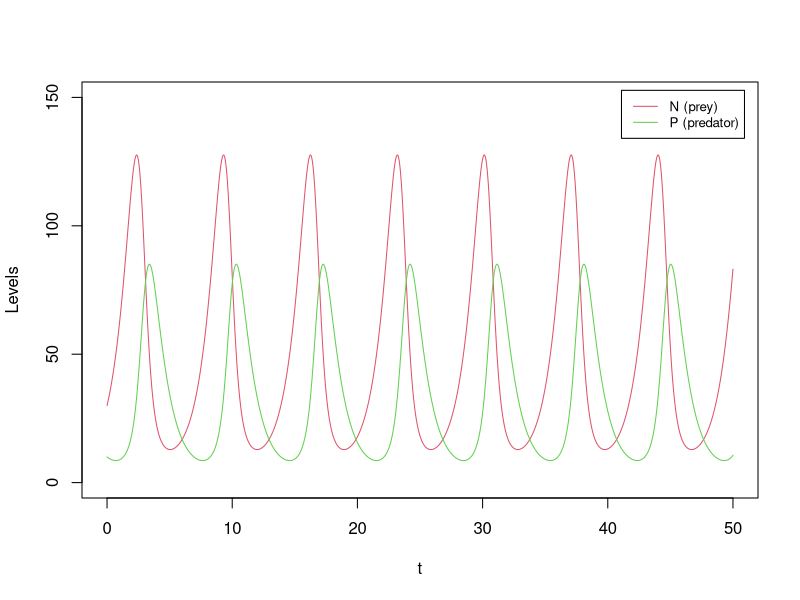
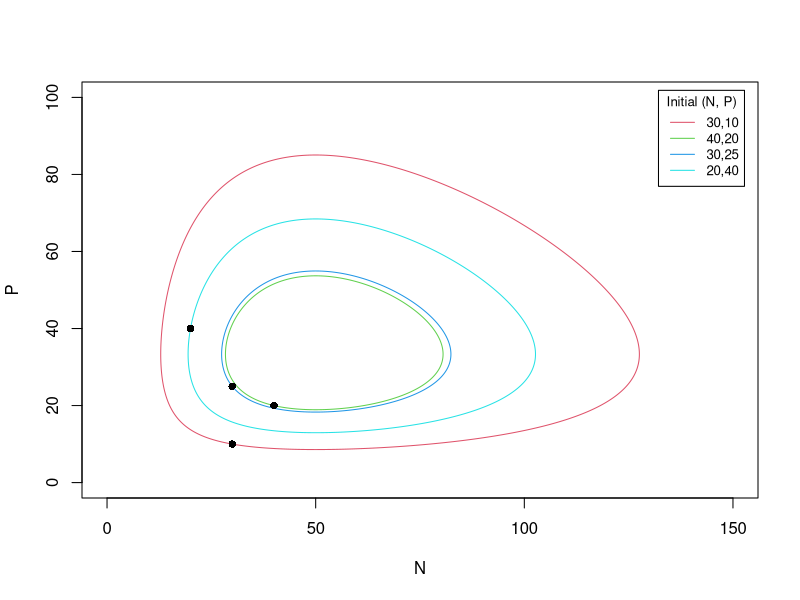
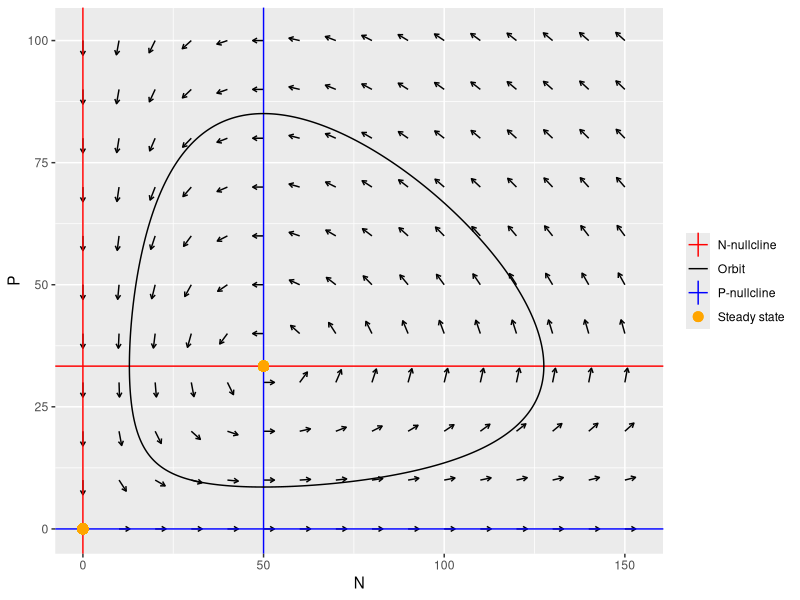
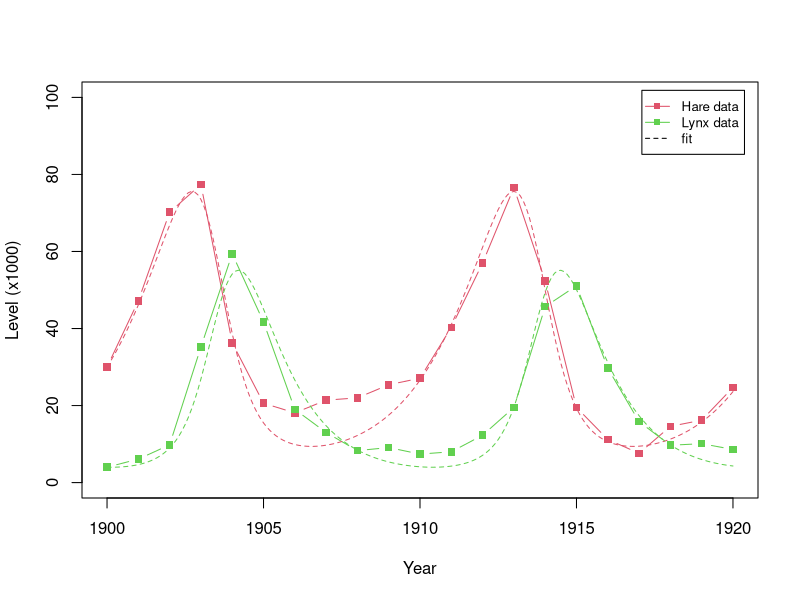

R code for these plots, in order:
## ---- chunk 1
derivs_LV <- function(t, Xs, a, b, c, d) {   # Lotka-Volterra: prey N, predator P
  N <- Xs[1]; P <- Xs[2]
  c(N * (a - b * P), P * (c * N - d))
}

# generic multi-variable RK4 (same as Part 3A)
RK4_generic <- function(derivs, X0, t.total, dt, ...) {
  t_all <- seq(0, t.total, by = dt); n_all <- length(t_all)
  X_all <- matrix(0, n_all, length(X0)); X_all[1, ] <- X0
  for (i in 1:(n_all - 1)) {
    t0 <- t_all[i]
    k1 <- dt * derivs(t0,          X_all[i, ],          ...)
    k2 <- dt * derivs(t0 + dt / 2, X_all[i, ] + k1 / 2, ...)
    k3 <- dt * derivs(t0 + dt / 2, X_all[i, ] + k2 / 2, ...)
    k4 <- dt * derivs(t0 + dt,     X_all[i, ] + k3,     ...)
    X_all[i + 1, ] <- X_all[i, ] + (k1 + 2 * k2 + 2 * k3 + k4) / 6
  }
  cbind(t_all, X_all)
}
## ---- chunk 2
a <- 1; b <- 0.03; c <- 0.02; d <- 1
res <- RK4_generic(derivs_LV, c(30, 10), 50, 0.01, a, b, c, d)   # coexistence
plot(res[, 1], res[, 2], type = "l", col = 2, xlab = "t", ylab = "Levels",
     xlim = c(0, 50), ylim = c(0, 150))
lines(res[, 1], res[, 3], col = 3)                              # predator lags prey
legend("topright", inset = 0.02, legend = c("N (prey)", "P (predator)"),
       col = 2:3, lty = 1, cex = 0.8)
## ---- chunk 3
# nested closed orbits from four initial conditions
ICs <- rbind(c(30, 10), c(40, 20), c(30, 25), c(20, 40))
plot(NULL, xlab = "N", ylab = "P", xlim = c(0, 150), ylim = c(0, 100))
for (i in seq_len(nrow(ICs))) {
  r <- RK4_generic(derivs_LV, ICs[i, ], 50, 0.01, a, b, c, d)
  lines(r[, 2], r[, 3], col = i + 1)
}
points(ICs[, 1], ICs[, 2], pch = 16)
legend("topright", inset = 0.02, title = "Initial (N, P)",
       legend = apply(ICs, 1, paste, collapse = ","), col = 2:5, lty = 1, cex = 0.8)
## ---- chunk 4
#| message: false
#| warning: false
library(ggplot2)
grid <- expand.grid(N = seq(0, 150, 10), P = seq(0, 100, 10))
vfu <- t(apply(grid, 1, function(Xs) {
  v <- derivs_LV(0, Xs, a, b, c, d); c(Xs, v / sqrt(sum(v^2)))
}))
vfu <- as.data.frame(vfu); colnames(vfu) <- c("N", "P", "dN", "dP")
p_field <- ggplot(vfu, aes(N, P)) +
  geom_segment(aes(xend = N + 3 * dN, yend = P + 3 * dP),
               arrow = arrow(length = unit(0.05, "in")))

orbit <- as.data.frame(RK4_generic(derivs_LV, c(30, 10), 50, 0.01, a, b, c, d))
colnames(orbit) <- c("t", "N", "P")
p_field +
  geom_vline(aes(xintercept = 0,   colour = "N-nullcline")) +
  geom_hline(aes(yintercept = a/b, colour = "N-nullcline")) +
  geom_hline(aes(yintercept = 0,   colour = "P-nullcline")) +
  geom_vline(aes(xintercept = d/c, colour = "P-nullcline")) +
  geom_point(aes(x = 0,   y = 0,   colour = "Steady state"), size = 3) +
  geom_point(aes(x = d/c, y = a/b, colour = "Steady state"), size = 3) +
  geom_path(data = orbit, aes(N, P, colour = "Orbit")) +
  scale_colour_manual(values = c("red", "black", "blue", "orange")) +
  labs(colour = NULL)
## ---- chunk 5
# numerical-Jacobian stability classifier (same as Part 3B)
stability_2D <- function(derivs, ss, ...) {
  delta <- 0.001
  f0  <- derivs(0, ss, ...)
  fdx <- derivs(0, ss + c(delta, 0), ...)
  fdy <- derivs(0, ss + c(0, delta), ...)
  jacobian <- matrix(c((fdx[1] - f0[1]) / delta, (fdx[2] - f0[2]) / delta,
                       (fdy[1] - f0[1]) / delta, (fdy[2] - f0[2]) / delta), 2)
  lambda <- eigen(jacobian)$values
  if (is.complex(lambda)) {
    if (Re(lambda[1]) < 0) 4 else 5
  } else if (lambda[1] < 0 && lambda[2] < 0) 1
  else if (lambda[1] >= 0 && lambda[2] >= 0) 2 else 3
}

ss_all <- rbind(c(0, 0), c(d / c, a / b))
ss_stab <- t(apply(ss_all, 1, function(ss) c(ss, stability_2D(derivs_LV, ss, a, b, c, d))))
colnames(ss_stab) <- c("N", "P", "Stability")
ss_stab   # 3 = saddle (X1); 5 = center reported as unstable spiral (X2)
## ---- chunk 6
lvdata <- data.frame(
  year = 1900:1920,
  hare = c(30, 47.2, 70.2, 77.4, 36.3, 20.6, 18.1, 21.4, 22, 25.4, 27.1,
           40.3, 57, 76.6, 52.3, 19.5, 11.2, 7.6, 14.6, 16.2, 24.7),
  lynx = c(4, 6.1, 9.8, 35.2, 59.4, 41.7, 19, 13, 8.3, 9.1, 7.4, 8, 12.3,
           19.5, 45.7, 51.1, 29.7, 15.8, 9.7, 10.1, 8.6))
knitr::kable(head(lvdata), col.names = c("Year", "Hare (x1000)", "Lynx (x1000)"))
## ---- chunk 7
# linear regression: centered finite differences give a linear system in the parameters
N <- lvdata$hare; P <- lvdata$lynx; tot <- length(N)
mid <- 2:(tot - 1)
d_n <- data.frame(dNdt = (N[3:tot] - N[1:(tot - 2)]) / 2, n = N[mid], mnp = -N[mid] * P[mid])
d_p <- data.frame(dPdt = (P[3:tot] - P[1:(tot - 2)]) / 2, np = N[mid] * P[mid], mp = -P[mid])
model_n <- lm(dNdt ~ 0 + n + mnp, d_n)     # coefficients a, b
model_p <- lm(dPdt ~ 0 + np + mp, d_p)     # coefficients c, d
p_lr <- c(coef(model_n), coef(model_p))
names(p_lr) <- c("a", "b", "c", "d"); p_lr
## ---- chunk 8
#| warning: false
# error minimization: SSD between simulated and observed levels, minimized by nlm
# (some parameter guesses make the ODE blow up; nlm quietly recovers)
data_LV <- cbind(lvdata$hare, lvdata$lynx)
cal_error <- function(p, nsteps = 10) {
  t.total <- nrow(data_LV) - 1
  # a, b, c, d are forwarded to derivs_LV through RK4_generic's `...` ellipsis.
  # Pass them positionally, not as a=/b=/c=/d=: a named `d=` would partial-match
  # RK4_generic's own `derivs`/`dt` formals and error out.
  sim <- RK4_generic(derivs_LV, data_LV[1, ], t.total, 1 / nsteps, p[1], p[2], p[3], p[4])
  sim <- sim[seq(1, nrow(sim), by = nsteps), 2:3]
  sum((data_LV - sim)^2)
}
fitted <- nlm(cal_error, p_lr)
p_fit <- fitted$estimate; names(p_fit) <- c("a", "b", "c", "d")
round(p_fit, 4)
## ---- chunk 9
sim <- RK4_generic(derivs_LV, data_LV[1, ], 20, 0.1, p_fit[1], p_fit[2], p_fit[3], p_fit[4])
plot(lvdata$year, lvdata$hare, type = "b", pch = 15, col = 2, xlab = "Year",
     ylab = "Level (x1000)", xlim = c(1900, 1920), ylim = c(0, 100))
lines(lvdata$year, lvdata$lynx, type = "b", pch = 15, col = 3)
lines(sim[, 1] + 1900, sim[, 2], col = 2, lty = 2)
lines(sim[, 1] + 1900, sim[, 3], col = 3, lty = 2)
legend("topright", inset = 0.02, legend = c("Hare data", "Lynx data", "fit"),
       col = c(2, 3, 1), lty = c(1, 1, 2), pch = c(15, 15, NA), cex = 0.8)
